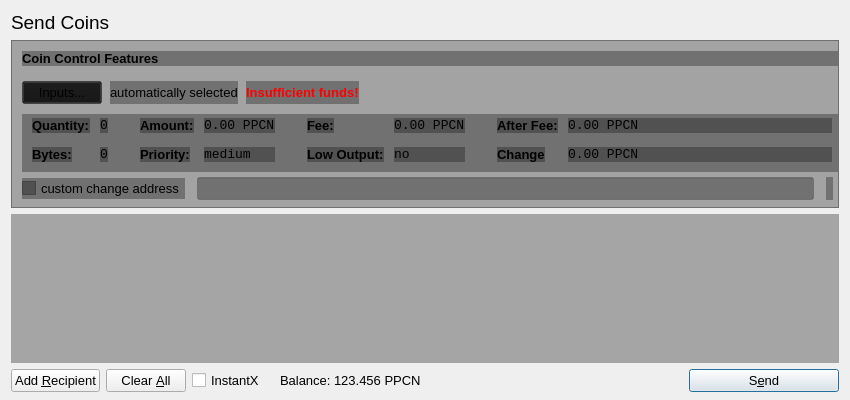
<?xml version="1.0" encoding="UTF-8"?>
<ui version="4.0">
 <class>SendCoinsDialog</class>
 <widget class="QDialog" name="SendCoinsDialog">
  <property name="geometry">
   <rect>
    <x>0</x>
    <y>0</y>
    <width>850</width>
    <height>400</height>
   </rect>
  </property>
  <property name="windowTitle">
   <string>Send Coins</string>
  </property>
  <property name="styleSheet">
   <string notr="true"/>
  </property>
  <layout class="QVBoxLayout" name="verticalLayout" stretch="0,0,1,0">
   <property name="bottomMargin">
    <number>8</number>
   </property>
   <item>
    <widget class="QLabel" name="label_2">
     <property name="font">
      <font>
       <pointsize>14</pointsize>
      </font>
     </property>
     <property name="text">
      <string>Send Coins</string>
     </property>
    </widget>
   </item>
   <item>
    <widget class="QFrame" name="frameCoinControl">
     <property name="sizePolicy">
      <sizepolicy hsizetype="Expanding" vsizetype="Expanding">
       <horstretch>0</horstretch>
       <verstretch>0</verstretch>
      </sizepolicy>
     </property>
     <property name="maximumSize">
      <size>
       <width>16777215</width>
       <height>16777215</height>
      </size>
     </property>
     <property name="styleSheet">
      <string notr="true">background: transparent;
background-color: rgb(20, 20, 20, 0.35);
</string>
     </property>
     <property name="frameShape">
      <enum>QFrame::StyledPanel</enum>
     </property>
     <property name="frameShadow">
      <enum>QFrame::Sunken</enum>
     </property>
     <layout class="QVBoxLayout" name="verticalLayoutCoinControl2">
      <property name="spacing">
       <number>6</number>
      </property>
      <property name="leftMargin">
       <number>0</number>
      </property>
      <property name="topMargin">
       <number>0</number>
      </property>
      <property name="rightMargin">
       <number>0</number>
      </property>
      <property name="bottomMargin">
       <number>6</number>
      </property>
      <item>
       <layout class="QVBoxLayout" name="verticalLayoutCoinControl" stretch="0,0,0,0,1">
        <property name="spacing">
         <number>0</number>
        </property>
        <property name="leftMargin">
         <number>10</number>
        </property>
        <property name="topMargin">
         <number>10</number>
        </property>
        <item>
         <layout class="QHBoxLayout" name="horizontalLayoutCoinControl1">
          <property name="bottomMargin">
           <number>15</number>
          </property>
          <item>
           <widget class="QLabel" name="labelCoinControlFeatures">
            <property name="sizePolicy">
             <sizepolicy hsizetype="Preferred" vsizetype="Maximum">
              <horstretch>0</horstretch>
              <verstretch>0</verstretch>
             </sizepolicy>
            </property>
            <property name="font">
             <font>
              <pointsize>10</pointsize>
              <weight>75</weight>
              <bold>true</bold>
             </font>
            </property>
            <property name="styleSheet">
             <string notr="true">font-weight:bold;</string>
            </property>
            <property name="text">
             <string>Coin Control Features</string>
            </property>
           </widget>
          </item>
         </layout>
        </item>
        <item>
         <layout class="QHBoxLayout" name="horizontalLayoutCoinControl2" stretch="0,0,0,0">
          <property name="spacing">
           <number>8</number>
          </property>
          <property name="bottomMargin">
           <number>10</number>
          </property>
          <item>
           <widget class="QPushButton" name="pushButtonCoinControl">
            <property name="font">
             <font>
              <pointsize>10</pointsize>
             </font>
            </property>
            <property name="styleSheet">
             <string notr="true"/>
            </property>
            <property name="text">
             <string>Inputs...</string>
            </property>
           </widget>
          </item>
          <item>
           <widget class="QLabel" name="labelCoinControlAutomaticallySelected">
            <property name="font">
             <font>
              <pointsize>10</pointsize>
             </font>
            </property>
            <property name="text">
             <string>automatically selected</string>
            </property>
            <property name="margin">
             <number>5</number>
            </property>
           </widget>
          </item>
          <item>
           <widget class="QLabel" name="labelCoinControlInsuffFunds">
            <property name="font">
             <font>
              <pointsize>10</pointsize>
              <weight>75</weight>
              <bold>true</bold>
             </font>
            </property>
            <property name="styleSheet">
             <string notr="true">color:red;font-weight:bold;</string>
            </property>
            <property name="text">
             <string>Insufficient funds!</string>
            </property>
            <property name="margin">
             <number>5</number>
            </property>
           </widget>
          </item>
          <item>
           <spacer name="horizontalSpacerCoinControl">
            <property name="orientation">
             <enum>Qt::Horizontal</enum>
            </property>
            <property name="sizeHint" stdset="0">
             <size>
              <width>40</width>
              <height>1</height>
             </size>
            </property>
           </spacer>
          </item>
         </layout>
        </item>
        <item>
         <widget class="QWidget" name="widgetCoinControl" native="true">
          <property name="sizePolicy">
           <sizepolicy hsizetype="Preferred" vsizetype="Preferred">
            <horstretch>0</horstretch>
            <verstretch>0</verstretch>
           </sizepolicy>
          </property>
          <property name="minimumSize">
           <size>
            <width>0</width>
            <height>0</height>
           </size>
          </property>
          <property name="styleSheet">
           <string notr="true"/>
          </property>
          <layout class="QHBoxLayout" name="horizontalLayoutCoinControl5">
           <property name="leftMargin">
            <number>0</number>
           </property>
           <property name="topMargin">
            <number>0</number>
           </property>
           <property name="rightMargin">
            <number>0</number>
           </property>
           <property name="bottomMargin">
            <number>0</number>
           </property>
           <item>
            <layout class="QHBoxLayout" name="horizontalLayoutCoinControl3" stretch="0,0,0,1">
             <property name="spacing">
              <number>20</number>
             </property>
             <property name="topMargin">
              <number>0</number>
             </property>
             <property name="bottomMargin">
              <number>10</number>
             </property>
             <item>
              <layout class="QFormLayout" name="formLayoutCoinControl1">
               <property name="horizontalSpacing">
                <number>10</number>
               </property>
               <property name="verticalSpacing">
                <number>14</number>
               </property>
               <property name="leftMargin">
                <number>10</number>
               </property>
               <property name="topMargin">
                <number>4</number>
               </property>
               <property name="rightMargin">
                <number>6</number>
               </property>
               <item row="0" column="0">
                <widget class="QLabel" name="labelCoinControlQuantityText">
                 <property name="font">
                  <font>
                   <pointsize>10</pointsize>
                   <weight>75</weight>
                   <bold>true</bold>
                  </font>
                 </property>
                 <property name="styleSheet">
                  <string notr="true">font-weight:bold;</string>
                 </property>
                 <property name="text">
                  <string>Quantity:</string>
                 </property>
                 <property name="margin">
                  <number>0</number>
                 </property>
                </widget>
               </item>
               <item row="0" column="1">
                <widget class="QLabel" name="labelCoinControlQuantity">
                 <property name="font">
                  <font>
                   <family>Monospace</family>
                   <pointsize>10</pointsize>
                  </font>
                 </property>
                 <property name="cursor">
                  <cursorShape>IBeamCursor</cursorShape>
                 </property>
                 <property name="contextMenuPolicy">
                  <enum>Qt::ActionsContextMenu</enum>
                 </property>
                 <property name="text">
                  <string>0</string>
                 </property>
                 <property name="margin">
                  <number>0</number>
                 </property>
                 <property name="textInteractionFlags">
                  <set>Qt::LinksAccessibleByMouse|Qt::TextSelectableByKeyboard|Qt::TextSelectableByMouse</set>
                 </property>
                </widget>
               </item>
               <item row="1" column="0">
                <widget class="QLabel" name="labelCoinControlBytesText">
                 <property name="font">
                  <font>
                   <pointsize>10</pointsize>
                   <weight>75</weight>
                   <bold>true</bold>
                  </font>
                 </property>
                 <property name="styleSheet">
                  <string notr="true">font-weight:bold;</string>
                 </property>
                 <property name="text">
                  <string>Bytes:</string>
                 </property>
                </widget>
               </item>
               <item row="1" column="1">
                <widget class="QLabel" name="labelCoinControlBytes">
                 <property name="font">
                  <font>
                   <family>Monospace</family>
                   <pointsize>10</pointsize>
                  </font>
                 </property>
                 <property name="cursor">
                  <cursorShape>IBeamCursor</cursorShape>
                 </property>
                 <property name="contextMenuPolicy">
                  <enum>Qt::ActionsContextMenu</enum>
                 </property>
                 <property name="text">
                  <string>0</string>
                 </property>
                 <property name="textInteractionFlags">
                  <set>Qt::LinksAccessibleByMouse|Qt::TextSelectableByKeyboard|Qt::TextSelectableByMouse</set>
                 </property>
                </widget>
               </item>
              </layout>
             </item>
             <item>
              <layout class="QFormLayout" name="formLayoutCoinControl2">
               <property name="horizontalSpacing">
                <number>10</number>
               </property>
               <property name="verticalSpacing">
                <number>14</number>
               </property>
               <property name="leftMargin">
                <number>6</number>
               </property>
               <property name="topMargin">
                <number>4</number>
               </property>
               <property name="rightMargin">
                <number>6</number>
               </property>
               <item row="0" column="0">
                <widget class="QLabel" name="labelCoinControlAmountText">
                 <property name="font">
                  <font>
                   <pointsize>10</pointsize>
                   <weight>75</weight>
                   <bold>true</bold>
                  </font>
                 </property>
                 <property name="styleSheet">
                  <string notr="true">font-weight:bold;</string>
                 </property>
                 <property name="text">
                  <string>Amount:</string>
                 </property>
                 <property name="margin">
                  <number>0</number>
                 </property>
                </widget>
               </item>
               <item row="0" column="1">
                <widget class="QLabel" name="labelCoinControlAmount">
                 <property name="font">
                  <font>
                   <family>Monospace</family>
                   <pointsize>10</pointsize>
                  </font>
                 </property>
                 <property name="cursor">
                  <cursorShape>IBeamCursor</cursorShape>
                 </property>
                 <property name="contextMenuPolicy">
                  <enum>Qt::ActionsContextMenu</enum>
                 </property>
                 <property name="text">
                  <string>0.00 PPCN</string>
                 </property>
                 <property name="textInteractionFlags">
                  <set>Qt::LinksAccessibleByMouse|Qt::TextSelectableByKeyboard|Qt::TextSelectableByMouse</set>
                 </property>
                </widget>
               </item>
               <item row="1" column="0">
                <widget class="QLabel" name="labelCoinControlPriorityText">
                 <property name="font">
                  <font>
                   <pointsize>10</pointsize>
                   <weight>75</weight>
                   <bold>true</bold>
                  </font>
                 </property>
                 <property name="styleSheet">
                  <string notr="true">font-weight:bold;</string>
                 </property>
                 <property name="text">
                  <string>Priority:</string>
                 </property>
                </widget>
               </item>
               <item row="1" column="1">
                <widget class="QLabel" name="labelCoinControlPriority">
                 <property name="font">
                  <font>
                   <family>Monospace</family>
                   <pointsize>10</pointsize>
                  </font>
                 </property>
                 <property name="cursor">
                  <cursorShape>IBeamCursor</cursorShape>
                 </property>
                 <property name="contextMenuPolicy">
                  <enum>Qt::ActionsContextMenu</enum>
                 </property>
                 <property name="text">
                  <string>medium</string>
                 </property>
                 <property name="textInteractionFlags">
                  <set>Qt::LinksAccessibleByMouse|Qt::TextSelectableByKeyboard|Qt::TextSelectableByMouse</set>
                 </property>
                </widget>
               </item>
              </layout>
             </item>
             <item>
              <layout class="QFormLayout" name="formLayoutCoinControl3">
               <property name="horizontalSpacing">
                <number>10</number>
               </property>
               <property name="verticalSpacing">
                <number>14</number>
               </property>
               <property name="leftMargin">
                <number>6</number>
               </property>
               <property name="topMargin">
                <number>4</number>
               </property>
               <property name="rightMargin">
                <number>6</number>
               </property>
               <item row="0" column="0">
                <widget class="QLabel" name="labelCoinControlFeeText">
                 <property name="font">
                  <font>
                   <pointsize>10</pointsize>
                   <weight>75</weight>
                   <bold>true</bold>
                  </font>
                 </property>
                 <property name="styleSheet">
                  <string notr="true">font-weight:bold;</string>
                 </property>
                 <property name="text">
                  <string>Fee:</string>
                 </property>
                 <property name="margin">
                  <number>0</number>
                 </property>
                </widget>
               </item>
               <item row="0" column="1">
                <widget class="QLabel" name="labelCoinControlFee">
                 <property name="font">
                  <font>
                   <family>Monospace</family>
                   <pointsize>10</pointsize>
                  </font>
                 </property>
                 <property name="cursor">
                  <cursorShape>IBeamCursor</cursorShape>
                 </property>
                 <property name="contextMenuPolicy">
                  <enum>Qt::ActionsContextMenu</enum>
                 </property>
                 <property name="text">
                  <string>0.00 PPCN</string>
                 </property>
                 <property name="textInteractionFlags">
                  <set>Qt::LinksAccessibleByMouse|Qt::TextSelectableByKeyboard|Qt::TextSelectableByMouse</set>
                 </property>
                </widget>
               </item>
               <item row="1" column="0">
                <widget class="QLabel" name="labelCoinControlLowOutputText">
                 <property name="font">
                  <font>
                   <pointsize>10</pointsize>
                   <weight>75</weight>
                   <bold>true</bold>
                  </font>
                 </property>
                 <property name="styleSheet">
                  <string notr="true">font-weight:bold;</string>
                 </property>
                 <property name="text">
                  <string>Low Output:</string>
                 </property>
                </widget>
               </item>
               <item row="1" column="1">
                <widget class="QLabel" name="labelCoinControlLowOutput">
                 <property name="font">
                  <font>
                   <family>Monospace</family>
                   <pointsize>10</pointsize>
                  </font>
                 </property>
                 <property name="cursor">
                  <cursorShape>IBeamCursor</cursorShape>
                 </property>
                 <property name="contextMenuPolicy">
                  <enum>Qt::ActionsContextMenu</enum>
                 </property>
                 <property name="text">
                  <string>no</string>
                 </property>
                 <property name="textInteractionFlags">
                  <set>Qt::LinksAccessibleByMouse|Qt::TextSelectableByKeyboard|Qt::TextSelectableByMouse</set>
                 </property>
                </widget>
               </item>
              </layout>
             </item>
             <item>
              <layout class="QFormLayout" name="formLayoutCoinControl4">
               <property name="horizontalSpacing">
                <number>10</number>
               </property>
               <property name="verticalSpacing">
                <number>14</number>
               </property>
               <property name="leftMargin">
                <number>6</number>
               </property>
               <property name="topMargin">
                <number>4</number>
               </property>
               <property name="rightMargin">
                <number>6</number>
               </property>
               <item row="0" column="0">
                <widget class="QLabel" name="labelCoinControlAfterFeeText">
                 <property name="font">
                  <font>
                   <pointsize>10</pointsize>
                   <weight>75</weight>
                   <bold>true</bold>
                  </font>
                 </property>
                 <property name="styleSheet">
                  <string notr="true">font-weight:bold;</string>
                 </property>
                 <property name="text">
                  <string>After Fee:</string>
                 </property>
                 <property name="margin">
                  <number>0</number>
                 </property>
                </widget>
               </item>
               <item row="0" column="1">
                <widget class="QLabel" name="labelCoinControlAfterFee">
                 <property name="font">
                  <font>
                   <family>Monospace</family>
                   <pointsize>10</pointsize>
                  </font>
                 </property>
                 <property name="cursor">
                  <cursorShape>IBeamCursor</cursorShape>
                 </property>
                 <property name="contextMenuPolicy">
                  <enum>Qt::ActionsContextMenu</enum>
                 </property>
                 <property name="text">
                  <string>0.00 PPCN</string>
                 </property>
                 <property name="textInteractionFlags">
                  <set>Qt::LinksAccessibleByMouse|Qt::TextSelectableByKeyboard|Qt::TextSelectableByMouse</set>
                 </property>
                </widget>
               </item>
               <item row="1" column="0">
                <widget class="QLabel" name="labelCoinControlChangeText">
                 <property name="font">
                  <font>
                   <pointsize>10</pointsize>
                   <weight>75</weight>
                   <bold>true</bold>
                  </font>
                 </property>
                 <property name="styleSheet">
                  <string notr="true">font-weight:bold;</string>
                 </property>
                 <property name="text">
                  <string>Change</string>
                 </property>
                </widget>
               </item>
               <item row="1" column="1">
                <widget class="QLabel" name="labelCoinControlChange">
                 <property name="font">
                  <font>
                   <family>Monospace</family>
                   <pointsize>10</pointsize>
                  </font>
                 </property>
                 <property name="cursor">
                  <cursorShape>IBeamCursor</cursorShape>
                 </property>
                 <property name="contextMenuPolicy">
                  <enum>Qt::ActionsContextMenu</enum>
                 </property>
                 <property name="text">
                  <string>0.00 PPCN</string>
                 </property>
                 <property name="textInteractionFlags">
                  <set>Qt::LinksAccessibleByMouse|Qt::TextSelectableByKeyboard|Qt::TextSelectableByMouse</set>
                 </property>
                </widget>
               </item>
              </layout>
             </item>
            </layout>
           </item>
          </layout>
         </widget>
        </item>
        <item>
         <layout class="QHBoxLayout" name="horizontalLayoutCoinControl4" stretch="0,0,0">
          <property name="spacing">
           <number>12</number>
          </property>
          <property name="sizeConstraint">
           <enum>QLayout::SetDefaultConstraint</enum>
          </property>
          <property name="topMargin">
           <number>5</number>
          </property>
          <property name="rightMargin">
           <number>5</number>
          </property>
          <item>
           <widget class="QCheckBox" name="checkBoxCoinControlChange">
            <property name="font">
             <font>
              <pointsize>10</pointsize>
             </font>
            </property>
            <property name="text">
             <string>custom change address</string>
            </property>
           </widget>
          </item>
          <item>
           <widget class="QLineEdit" name="lineEditCoinControlChange">
            <property name="enabled">
             <bool>false</bool>
            </property>
            <property name="sizePolicy">
             <sizepolicy hsizetype="Expanding" vsizetype="Fixed">
              <horstretch>0</horstretch>
              <verstretch>0</verstretch>
             </sizepolicy>
            </property>
            <property name="font">
             <font>
              <pointsize>10</pointsize>
             </font>
            </property>
           </widget>
          </item>
          <item>
           <widget class="QLabel" name="labelCoinControlChangeLabel">
            <property name="sizePolicy">
             <sizepolicy hsizetype="Preferred" vsizetype="Expanding">
              <horstretch>0</horstretch>
              <verstretch>0</verstretch>
             </sizepolicy>
            </property>
            <property name="minimumSize">
             <size>
              <width>0</width>
              <height>0</height>
             </size>
            </property>
            <property name="text">
             <string/>
            </property>
            <property name="margin">
             <number>3</number>
            </property>
           </widget>
          </item>
         </layout>
        </item>
        <item>
         <spacer name="verticalSpacerCoinControl">
          <property name="orientation">
           <enum>Qt::Vertical</enum>
          </property>
          <property name="sizeHint" stdset="0">
           <size>
            <width>800</width>
            <height>1</height>
           </size>
          </property>
         </spacer>
        </item>
       </layout>
      </item>
     </layout>
    </widget>
   </item>
   <item>
    <widget class="QScrollArea" name="scrollArea">
     <property name="styleSheet">
      <string notr="true">background: transparent;
background-color: rgb(20, 20, 20, 0.19);
</string>
     </property>
     <property name="widgetResizable">
      <bool>true</bool>
     </property>
     <widget class="QWidget" name="scrollAreaWidgetContents">
      <property name="geometry">
       <rect>
        <x>0</x>
        <y>0</y>
        <width>830</width>
        <height>133</height>
       </rect>
      </property>
      <layout class="QVBoxLayout" name="verticalLayout_2">
       <property name="leftMargin">
        <number>0</number>
       </property>
       <property name="topMargin">
        <number>0</number>
       </property>
       <property name="rightMargin">
        <number>0</number>
       </property>
       <property name="bottomMargin">
        <number>0</number>
       </property>
       <item>
        <layout class="QVBoxLayout" name="entries">
         <property name="spacing">
          <number>6</number>
         </property>
        </layout>
       </item>
       <item>
        <spacer name="verticalSpacer">
         <property name="orientation">
          <enum>Qt::Vertical</enum>
         </property>
         <property name="sizeHint" stdset="0">
          <size>
           <width>20</width>
           <height>40</height>
          </size>
         </property>
        </spacer>
       </item>
      </layout>
     </widget>
    </widget>
   </item>
   <item>
    <layout class="QHBoxLayout" name="horizontalLayout">
     <item>
      <widget class="QPushButton" name="addButton">
       <property name="font">
        <font>
         <pointsize>10</pointsize>
        </font>
       </property>
       <property name="toolTip">
        <string>Send to multiple recipients at once</string>
       </property>
       <property name="text">
        <string>Add &amp;Recipient</string>
       </property>
       <property name="autoDefault">
        <bool>false</bool>
       </property>
      </widget>
     </item>
     <item>
      <widget class="QPushButton" name="clearButton">
       <property name="sizePolicy">
        <sizepolicy hsizetype="Minimum" vsizetype="Fixed">
         <horstretch>0</horstretch>
         <verstretch>0</verstretch>
        </sizepolicy>
       </property>
       <property name="font">
        <font>
         <pointsize>10</pointsize>
        </font>
       </property>
       <property name="toolTip">
        <string>Remove all transaction fields</string>
       </property>
       <property name="text">
        <string>Clear &amp;All</string>
       </property>
       <property name="autoRepeatDelay">
        <number>300</number>
       </property>
       <property name="autoDefault">
        <bool>false</bool>
       </property>
      </widget>
     </item>
     <item>
      <layout class="QHBoxLayout" name="horizontalLayout_2">
       <property name="spacing">
        <number>3</number>
       </property>
       <item>
        <widget class="QCheckBox" name="checkInstantX">
         <property name="enabled">
          <bool>true</bool>
         </property>
         <property name="minimumSize">
          <size>
           <width>85</width>
           <height>0</height>
          </size>
         </property>
         <property name="font">
          <font>
           <pointsize>10</pointsize>
          </font>
         </property>
         <property name="styleSheet">
          <string notr="true"/>
         </property>
         <property name="text">
          <string>InstantX</string>
         </property>
        </widget>
       </item>
       <item>
        <widget class="QLabel" name="label">
         <property name="sizePolicy">
          <sizepolicy hsizetype="Preferred" vsizetype="Fixed">
           <horstretch>0</horstretch>
           <verstretch>0</verstretch>
          </sizepolicy>
         </property>
         <property name="font">
          <font>
           <pointsize>10</pointsize>
          </font>
         </property>
         <property name="styleSheet">
          <string notr="true"/>
         </property>
         <property name="text">
          <string>Balance:</string>
         </property>
        </widget>
       </item>
       <item>
        <widget class="QLabel" name="labelBalance">
         <property name="sizePolicy">
          <sizepolicy hsizetype="Preferred" vsizetype="Fixed">
           <horstretch>0</horstretch>
           <verstretch>0</verstretch>
          </sizepolicy>
         </property>
         <property name="font">
          <font>
           <pointsize>10</pointsize>
          </font>
         </property>
         <property name="cursor">
          <cursorShape>IBeamCursor</cursorShape>
         </property>
         <property name="styleSheet">
          <string notr="true"/>
         </property>
         <property name="text">
          <string>123.456 PPCN</string>
         </property>
         <property name="textInteractionFlags">
          <set>Qt::LinksAccessibleByMouse|Qt::TextSelectableByKeyboard|Qt::TextSelectableByMouse</set>
         </property>
        </widget>
       </item>
      </layout>
     </item>
     <item>
      <spacer name="horizontalSpacer">
       <property name="orientation">
        <enum>Qt::Horizontal</enum>
       </property>
       <property name="sizeHint" stdset="0">
        <size>
         <width>40</width>
         <height>20</height>
        </size>
       </property>
      </spacer>
     </item>
     <item>
      <widget class="QPushButton" name="sendButton">
       <property name="minimumSize">
        <size>
         <width>150</width>
         <height>0</height>
        </size>
       </property>
       <property name="font">
        <font>
         <pointsize>10</pointsize>
        </font>
       </property>
       <property name="toolTip">
        <string>Confirm the send action</string>
       </property>
       <property name="text">
        <string>S&amp;end</string>
       </property>
       <property name="icon">
        <iconset resource="../bitcoin.qrc">
         <normaloff>:/icons/send</normaloff>:/icons/send</iconset>
       </property>
       <property name="default">
        <bool>true</bool>
       </property>
      </widget>
     </item>
    </layout>
   </item>
  </layout>
 </widget>
 <resources>
  <include location="../bitcoin.qrc"/>
 </resources>
 <connections/>
</ui>
